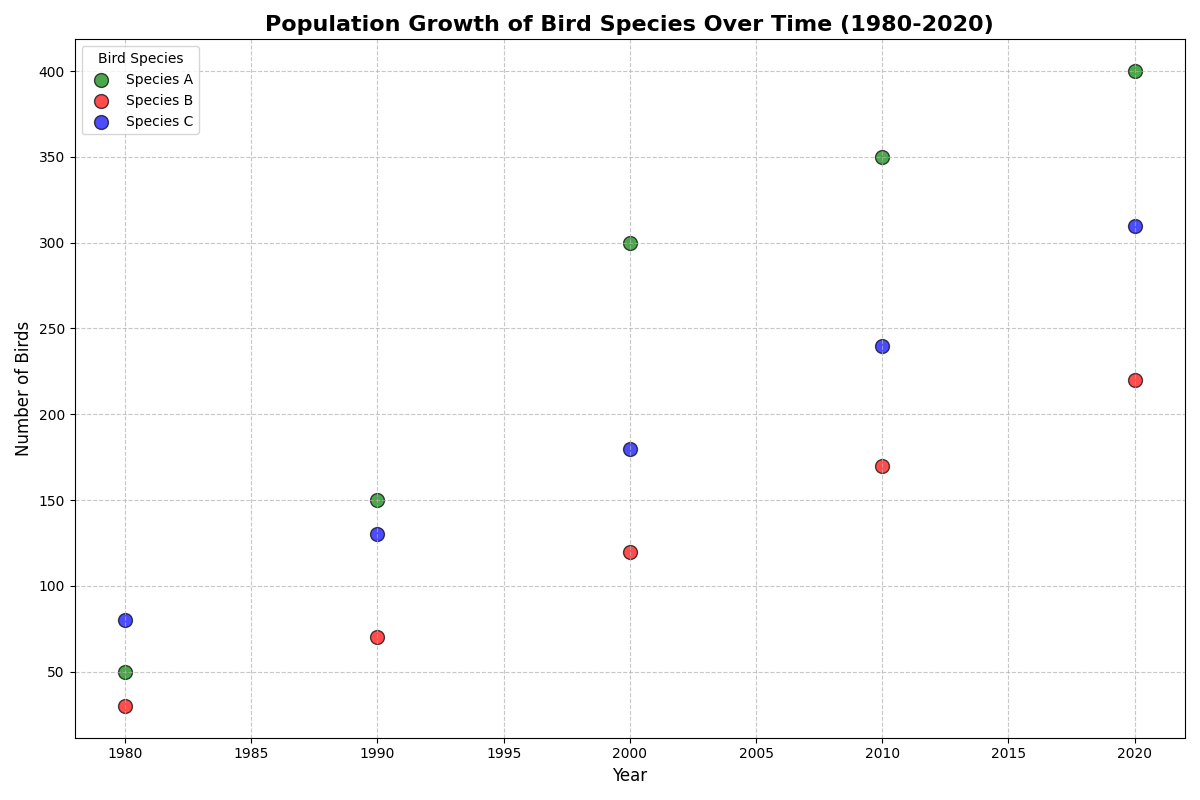

Here is the Python script that generated this plot:
import matplotlib.pyplot as plt
import numpy as np

# Decades from 1980 to 2020
decades = np.array([1980, 1990, 2000, 2010, 2020])

# Population data for each bird species
species_a_population = np.array([50, 150, 300, 350, 400])
species_b_population = np.array([30, 70, 120, 170, 220])
species_c_population = np.array([80, 130, 180, 240, 310])

# Setting up the scatter plot
plt.figure(figsize=(12, 8))

# Shuffle the colors assigned to each species
plt.scatter(decades, species_a_population, color='green', label='Species A', edgecolor='k', s=100, alpha=0.7)
plt.scatter(decades, species_b_population, color='red', label='Species B', edgecolor='k', s=100, alpha=0.7)
plt.scatter(decades, species_c_population, color='blue', label='Species C', edgecolor='k', s=100, alpha=0.7)

# Adding title and labels
plt.title('Population Growth of Bird Species Over Time (1980-2020)', fontsize=16, fontweight='bold', loc='center')
plt.xlabel('Year', fontsize=12)
plt.ylabel('Number of Birds', fontsize=12)

# Adding a legend to differentiate between the species
plt.legend(title='Bird Species', loc='upper left')

# Adding grid for clarity
plt.grid(visible=True, linestyle='--', alpha=0.7)

# Automatically adjusting the layout for better readability
plt.tight_layout()

# Display the scatter plot
plt.show()
